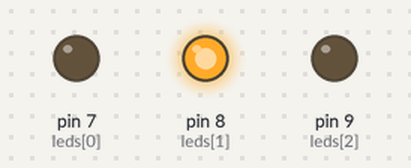
A sketch run on a simulated Arduino Uno, built with avr-gcc and run on an emulated ATmega328P. On the bench: output pins drawn as LEDs (lit = HIGH).

Above: at 0.04 s.
At 0.6 s:
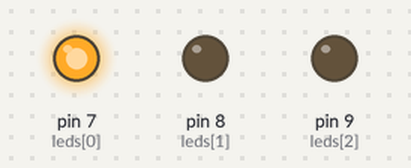
At 1.48 s:
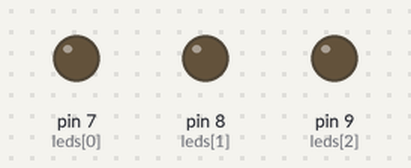
At 2.84 s:
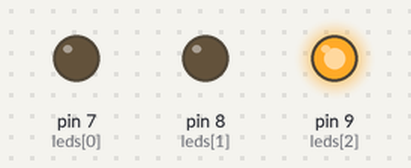
Timing chart, 0 to 3.1 s (numbered marks = the images above):
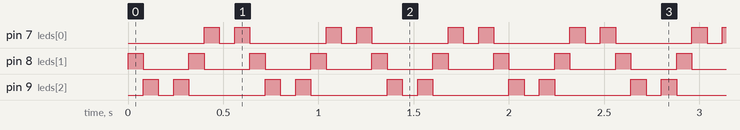

Measured:
- by itself, pin 7 (leds[0]), pin 9 (leds[2]): repeats every 0.64 s: LOW 0.08 s, HIGH 0.08 s, LOW 0.40 s, HIGH 0.08 s
- by itself, pin 8 (leds[1]): alternates HIGH for 0.08 s and LOW for 0.24 s

The sketch:

primer_sketch.ino
```cpp
// Variables globales
int leds[3] = {7, 8, 9};
int selLed = 0;
int vel = 1;
bool cambiar = false;

void setup() {
  pinMode(7, OUTPUT);
  pinMode(8, OUTPUT);
  pinMode(9, OUTPUT);

  pinMode(2, INPUT);

  digitalWrite(leds[selLed], HIGH);
}

void loop() {
 /*if(digitalRead(2)){
    cambiar = !cambiar;
  }

  if(cambiar) {
    digitalWrite(leds[selLed], LOW);
    cambiar = !cambiar;
    delay(500);
    if(selLed < 2){
      selLed++;
    } else {
      selLed = 0;
    }
  digitalWrite(leds[selLed], HIGH);
  }

 /*if(digitalRead(2)){
    for (int  i=0;i<3;i++){
      digitalWrite(leds[i],HIGH);
      delay(50);
      digitalWrite(leds[i],LOW);
    }
  }
  */
  digitalWrite(leds[selLed], LOW);
  if(selLed > 2 || selLed < 0) {
    vel = -vel;
  }
  selLed = selLed + vel;
  digitalWrite(leds[selLed], HIGH);
  delay (80);
}
```
